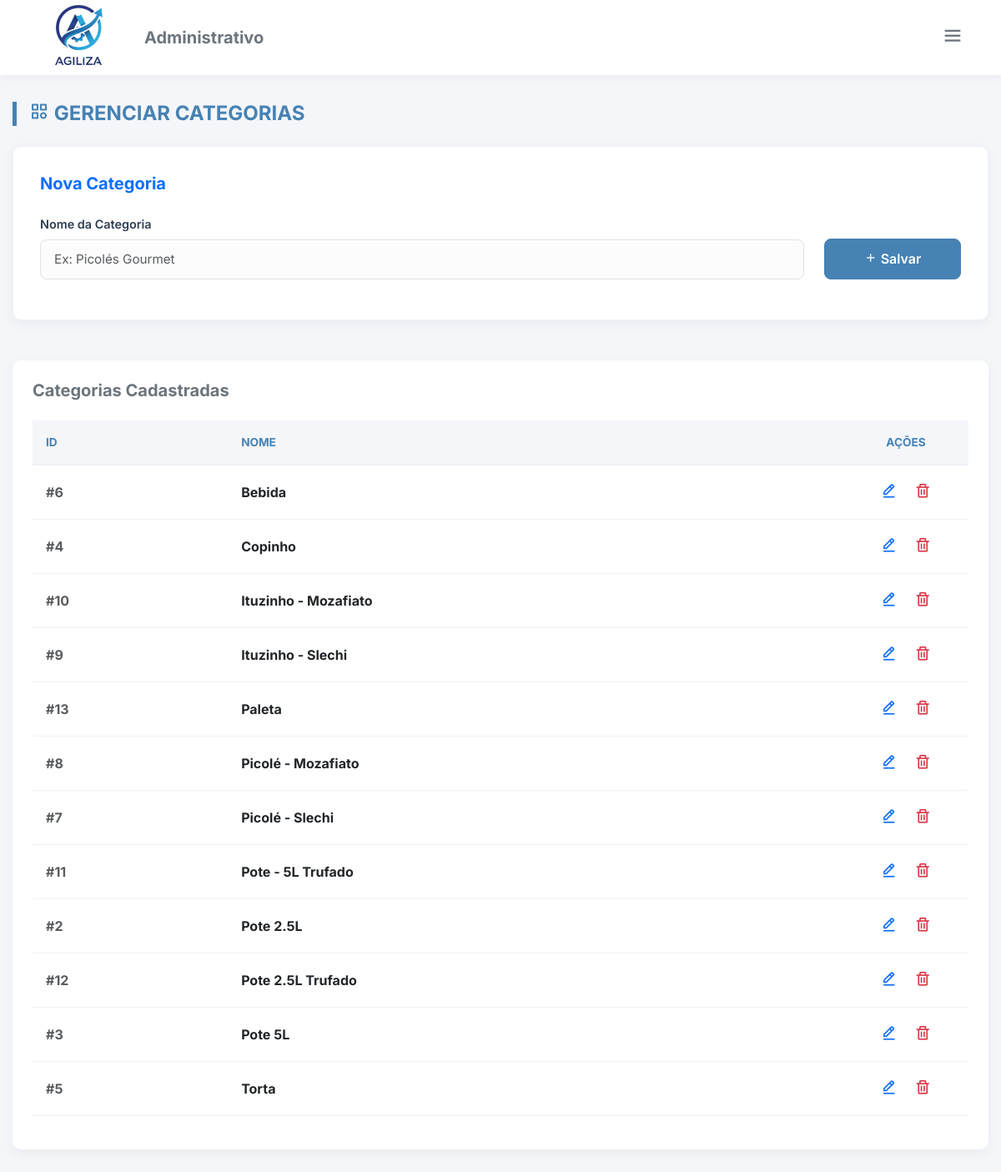
Page /cad_categoria.php (signed in) on the committed database.
### tables this page shows
CREATE TABLE IF NOT EXISTS `categoria` (
  `id_categoria` int NOT NULL AUTO_INCREMENT,
  `nome_categoria` varchar(100) NOT NULL,
  PRIMARY KEY (`id_categoria`)
);

### cad_categoria.php (the view, shortened to what this page needs)
<?php
require_once "conexao.php";
?>
<!DOCTYPE html>
<html lang="pt-br">
<head>
  <link href="https://cdn.jsdelivr.net/npm/bootstrap@5.3.6/dist/css/bootstrap.min.css" rel="stylesheet">
  <link href="https://unpkg.com/boxicons@2.1.4/css/boxicons.min.css" rel="stylesheet">
  <link href="styles/style_cad.css" rel="stylesheet">
</head>
<body>
  <div class="top-bar">
    <div class="d-flex align-items-center gap-3">
      <img src="img/logoagilizasemfundo.png" class="logo" alt="Logo PDV">
      <h5 class="m-0 fw-bold text-secondary d-none d-md-block">Administrativo</h5>
    </div>
    <div class="dropdown">
      <button class="btn btn-outline-secondary border-0" type="button" data-bs-toggle="dropdown"><i
          class='bx bx-menu fs-3'></i></button>
    </div>
  </div>
  <div class="main-container">
    <h2 class="page-title"><i class='bx bx-category'></i> Gerenciar Categorias</h2>
    <div class="form-card">
      <h5 class="mb-4 text-primary fw-bold">Nova Categoria</h5>
      <form method="post" action="">
        <div class="row align-items-end">
          <div class="col-md-10 mb-3">
            <label for="nome" class="form-label">Nome da Categoria</label>
            <input type="text" class="form-control" id="nome" name="nome" placeholder="Ex: Picolés Gourmet" required>
          </div>
          <div class="col-md-2 mb-3">
            <button type="submit" name="cadastrar" class="btn btn-primary w-100"><i class='bx bx-plus'></i>
              Salvar</button>
          </div>
        </div>
      </form>
    </div>
    <?php
    try {
      $lista = $conn->query("SELECT * FROM categoria ORDER BY nome_categoria ASC");
    } catch (PDOException $e) {
      $lista = null;
    }
    ?>
    <div class="table-container">
      <h5 class="mb-4 text-secondary fw-bold">Categorias Cadastradas</h5>
      <div class="table-responsive">
        <table class="table table-hover align-middle">
          <thead>
            <tr>
              <th>ID</th>
              <th>Nome</th>
              <th class="text-center" style="width: 150px;">Ações</th>
            </tr>
          </thead>
          <tbody>
            <?php if ($lista): ?>
              <?php while ($row = $lista->fetch(PDO::FETCH_ASSOC)): ?>
                <tr>
                  <td class="fw-bold text-muted">#<?= htmlspecialchars($row['id_categoria']); ?></td>
                  <td class="fw-bold text-dark"><?= htmlspecialchars($row['nome_categoria']); ?></td>
                  <td class="text-center">
                    <a href="alt_categoria.php?al=<?= $row["id_categoria"]; ?>"
                      class="btn btn-sm btn-outline-primary border-0"><i class='bx bx-edit-alt fs-5'></i></a>
                    <a href="#" onclick="confirmarExclusao(<?= $row['id_categoria']; ?>)"
                      class="btn btn-sm btn-outline-danger border-0"><i class='bx bx-trash fs-5'></i></a>
                  </td>
                </tr>
              <?php endwhile; ?>
            <?php endif; ?>
          </tbody>
        </table>
      </div>
    </div>
  </div>
</body>
</html>

### styles/style_cad.css (style rules this page uses)
:root { --primary-color: #4682B4; --primary-hover: #3a6ea5; --bg-light: #f4f6f9; --card-bg: #ffffff; --text-dark: #2c3e50; --text-muted: #6c757d; --radius: 10px; --shadow: 0 4px 15px rgba(0, 0, 0, 0.05); }
body { background-color: var(--bg-light); font-family: 'Inter', sans-serif; color: var(--text-dark); min-height: 100vh; display: flex; flex-direction: column; }
.top-bar { background-color: var(--card-bg); padding: 0.8rem 2rem; display: flex; align-items: center; justify-content: space-between; box-shadow: 0 2px 10px rgba(0, 0, 0, 0.05); margin-bottom: 2rem; z-index: 100; height: 90px; }
.top-bar .logo { height: 125px; width: auto; object-fit: contain; }
.main-container { max-width: 1200px; margin: 0 auto; padding: 0 15px 40px 15px; width: 100%; flex: 1; }
.page-title { font-weight: 700; color: var(--primary-color); margin-bottom: 1.5rem; text-transform: uppercase; font-size: 1.5rem; border-left: 5px solid var(--primary-color); padding-left: 15px; }
.form-card { background: var(--card-bg); border-radius: var(--radius); box-shadow: var(--shadow); padding: 2rem; margin-bottom: 3rem; border: 1px solid #eef2f7; }
.form-label { font-weight: 600; font-size: 0.9rem; color: var(--text-dark); }
.form-control, .form-select { border-radius: 8px; padding: 0.7rem 1rem; border: 1px solid #dee2e6; background-color: #fcfcfc; font-size: 0.95rem; }
.table-container { background: var(--card-bg); border-radius: var(--radius); box-shadow: var(--shadow); padding: 1.5rem; overflow: hidden; }
.table thead th { background-color: var(--bg-light); color: var(--primary-color); font-weight: 700; text-transform: uppercase; font-size: 0.85rem; border-bottom: 2px solid #eef2f7; padding: 1rem; }
.table tbody td { padding: 1rem; vertical-align: middle; color: var(--text-dark); border-bottom: 1px solid #f1f1f1; }
.btn-primary { background-color: var(--primary-color); border-color: var(--primary-color); padding: 0.7rem 1.5rem; font-weight: 600; border-radius: 8px; transition: all 0.3s; }

### rows in the picture
categoria: id_categoria "6", nome_categoria "Bebida"
categoria: id_categoria "4", nome_categoria "Copinho"
categoria: id_categoria "10", nome_categoria "Ituzinho - Mozafiato"
categoria: id_categoria "9", nome_categoria "Ituzinho - Slechi"
categoria: id_categoria "13", nome_categoria "Paleta"
categoria: id_categoria "8", nome_categoria "Picolé - Mozafiato"
categoria: id_categoria "7", nome_categoria "Picolé - Slechi"
categoria: id_categoria "11", nome_categoria "Pote - 5L Trufado"
categoria: id_categoria "2", nome_categoria "Pote 2.5L"
categoria: id_categoria "12", nome_categoria "Pote 2.5L Trufado"
categoria: id_categoria "3", nome_categoria "Pote 5L"
categoria: id_categoria "5", nome_categoria "Torta"
